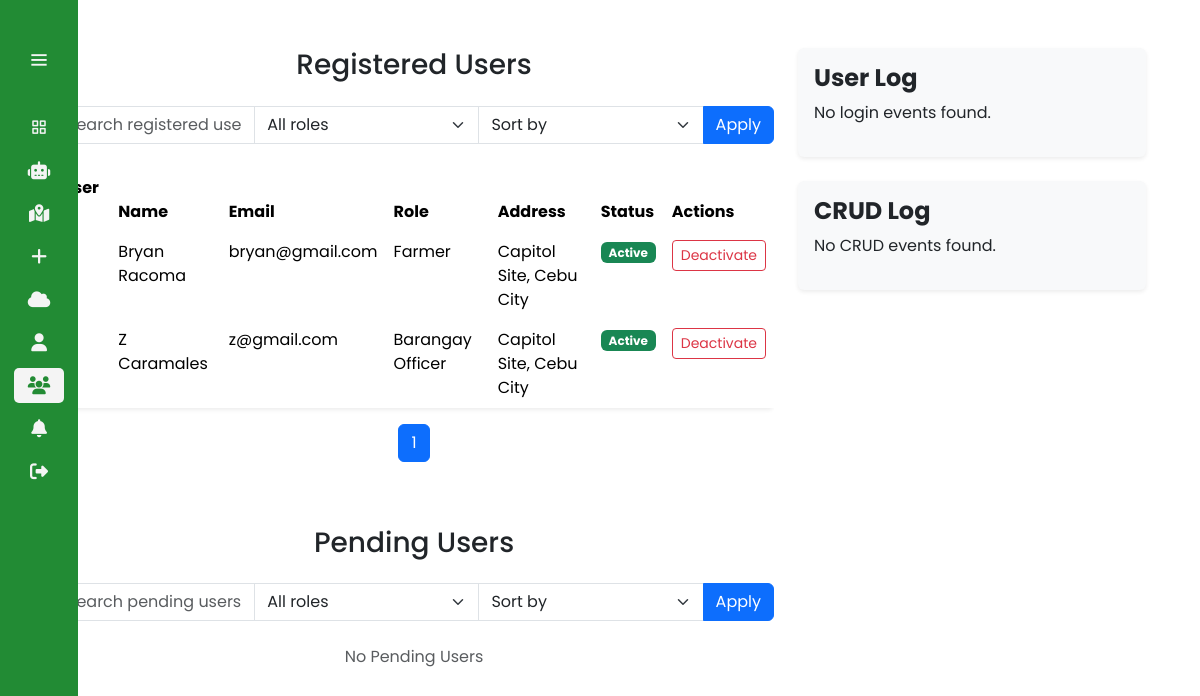
The page /user_management (signed in) on the database as committed earlier.
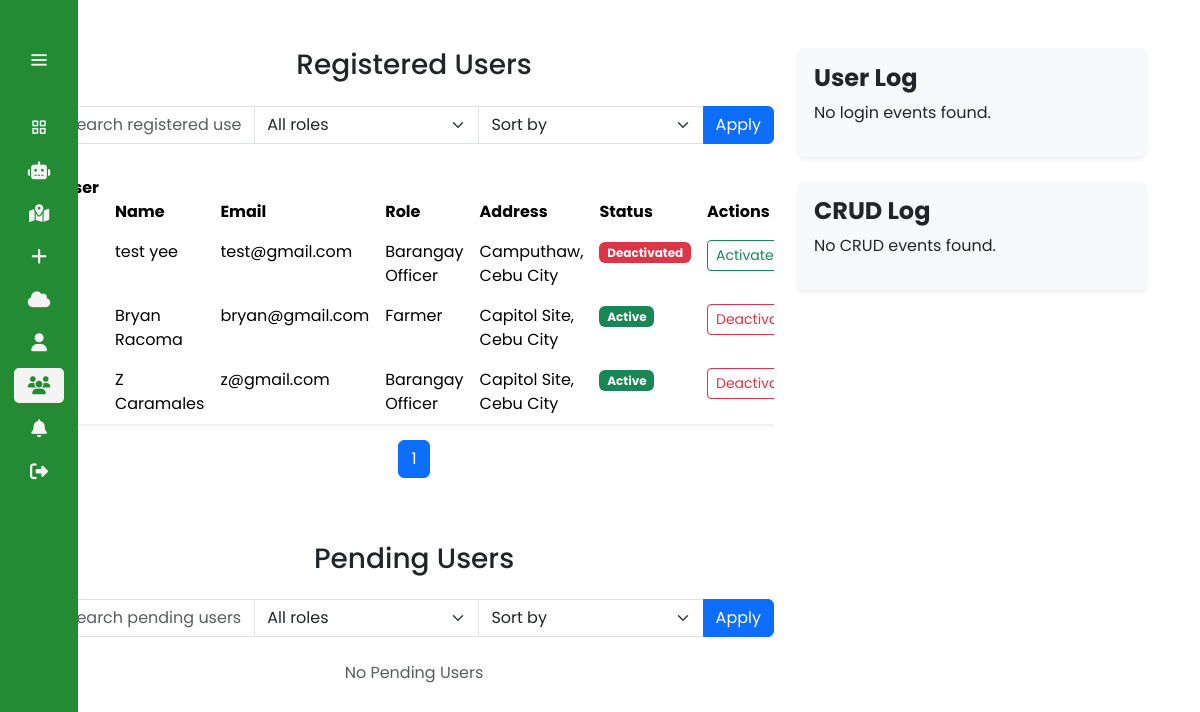
The same page on the database as committed later.
### app_agrosavvy/models.py (models this page shows, shortened)
class CustomUser(AbstractUser):
    email = models.EmailField(unique=True)
    firstname = models.CharField(max_length=30, blank=True)
    lastname = models.CharField(max_length=30, blank=True)
    date_of_birth = models.DateField(null=True, blank=True)
    profile_picture = models.ImageField(upload_to='profile_pictures/', null=True, blank=True)
    gender = models.ForeignKey(Gender, on_delete=models.SET_NULL, blank=True, null=True)
    useraddress = models.ForeignKey(UserAddress, on_delete=models.SET_NULL, null=True, blank=True)
    roleuser = models.ForeignKey(RoleUser, on_delete=models.SET_NULL, blank=True, null=True)
    active_status = models.BooleanField(default=True) #used custom instead of default is_active
    is_approved = models.BooleanField(default=False)
    request_date = models.DateTimeField(auto_now_add=True)
    approved_date = models.DateTimeField(null=True, blank=True)
    approved_by = models.ForeignKey(settings.AUTH_USER_MODEL, null=True, blank=True, on_delete=models.SET_NULL, related_name='approved_users')
    class Meta:
        ordering = ['-approved_date']

class UserAddress(models.Model):
    USERADDRESS_CHOICES = [
        ("Adlaon, Cebu City", "Adlaon, Cebu City"),
        ("Agsungot, Cebu City", "Agsungot, Cebu City"),
        ("Apas, Cebu City", "Apas, Cebu City"),
        ("Babag, Cebu City", "Babag, Cebu City"),
        ("Bacayan, Cebu City", "Bacayan, Cebu City"),
        ("Banilad, Cebu City", "Banilad, Cebu City"),
        ("Basak Pardo, Cebu City", "Basak Pardo, Cebu City"),
        ("Busay, Cebu City", "Busay, Cebu City"),
        ("Calamba, Cebu City", "Calamba, Cebu City"),
        ("Cambinocot, Cebu City", "Cambinocot, Cebu City"),
        ("Camputhaw, Cebu City", "Camputhaw, Cebu City"),
        ("Capitol Site, Cebu City", "Capitol Site, Cebu City"),
        ("Carreta, Cebu City", "Carreta, Cebu City"),
        ("Central, Cebu City", "Central, Cebu City"),
        ("Cogon Pardo, Cebu City", "Cogon Pardo, Cebu City"),
        ("Cogon Ramos, Cebu City", "Cogon Ramos, Cebu City"),
        ("Day-as, Cebu City", "Day-as, Cebu City"),
        ("Duljo, Cebu City", "Duljo, Cebu City"),
        ("Ermita, Cebu City", "Ermita, Cebu City"),
        ("Guadalupe, Cebu City", "Guadalupe, Cebu City"),
        ("Guba, Cebu City", "Guba, Cebu City"),
        ("Hippodromo, Cebu City", "Hippodromo, Cebu City"),
        ("Inayawan, Cebu City", "Inayawan, Cebu City"),
        ("Kalubihan, Cebu City", "Kalubihan, Cebu City"),
        ("Kalunasan, Cebu City", "Kalunasan, Cebu City"),
        ("Kamagayan, Cebu City", "Kamagayan, Cebu City"),
        ("Kasambagan, Cebu City", "Kasambagan, Cebu City"),
        ("Kinasang-an Pardo, Cebu City", "Kinasang-an Pardo, Cebu City"),
        ("Labangon, Cebu City", "Labangon, Cebu City"),
        ("Lahug, Cebu City", "Lahug, Cebu City"),
        ("Lorega (Lorega San Miguel), Cebu City", "Lorega (Lorega San Miguel), Cebu City"),
        ("Lusaran, Cebu City", "Lusaran, Cebu City"),
        ("Luz, Cebu City", "Luz, Cebu City"),
        ("Mabini, Cebu City", "Mabini, Cebu City"),
        ("Mabolo, Cebu City", "Mabolo, Cebu City"),
        ("Malubog, Cebu City", "Malubog, Cebu City"),
        ("Mambaling, Cebu City", "Mambaling, Cebu City"),
        ("Pahina Central, Cebu City", "Pahina Central, Cebu City"),
        ("Pahina San Nicolas, Cebu City", "Pahina San Nicolas, Cebu City"),
        ("Pamutan, Cebu City", "Pamutan, Cebu City"),
        ("Pardo, Cebu City", "Pardo, Cebu City"),
        ("Pari-an, Cebu City", "Pari-an, Cebu City"),
        ("Paril, Cebu City", "Paril, Cebu City"),
        ("Pasil, Cebu City", "Pasil, Cebu City"),
        ("Pit-os, Cebu City", "Pit-os, Cebu City"),
        ("Pulangbato, Cebu City", "Pulangbato, Cebu City"),
        ("Pung-ol-Sibugay, Cebu City", "Pung-ol-Sibugay, Cebu City"),
        ("Punta Princesa, Cebu City", "Punta Princesa, Cebu City"),
        ("Quiot Pardo, Cebu City", "Quiot Pardo, Cebu City"),
        ("Sambag I, Cebu City", "Sambag I, Cebu City"),
        ("Sambag II, Cebu City", "Sambag II, Cebu City"),
        ("San Antonio, Cebu City", "San Antonio, Cebu City"),
        ("San Jose, Cebu City", "San Jose, Cebu City"),
        ("San Nicolas Central, Cebu City", "San Nicolas Central, Cebu City"),
        ("San Roque (Ciudad), Cebu City", "San Roque (Ciudad), Cebu City"),
        ("Santa Cruz, Cebu City", "Santa Cruz, Cebu City"),
        ("Sapangdaku, Cebu City", "Sapangdaku, Cebu City"),
        ("Sawang Calero, Cebu City", "Sawang Calero, Cebu City"),
        ("Sinsin, Cebu City", "Sinsin, Cebu City"),
        ("Sirao, Cebu City", "Sirao, Cebu City"),
        ("Suba Poblacion (Suba San Nicolas), Cebu City", "Suba Poblacion (Suba San Nicolas), Cebu City"),
        ("Sudlon I, Cebu City", "Sudlon I, Cebu City"),
        ("Sudlon II, Cebu City", "Sudlon II, Cebu City"),
        ("Tabunan, Cebu City", "Tabunan, Cebu City"),
        ("Tagbao, Cebu City", "Tagbao, Cebu City"),
        ("Talamban, Cebu City", "Talamban, Cebu City"),
        ("Taptap, Cebu City", "Taptap, Cebu City"),
        ("Tejero (Villa Gonzalo), Cebu City", "Tejero (Villa Gonzalo), Cebu City"),
        ("Tinago, Cebu City", "Tinago, Cebu City"),
        ("Tisa, Cebu City", "Tisa, Cebu City"),
        ("To-ong Pardo, Cebu City", "To-ong Pardo, Cebu City"),
        ("T. Padilla, Cebu City", "T. Padilla, Cebu City"),
        ("Zapatera, Cebu City", "Zapatera, Cebu City")
    ]
    useraddress_id = models.AutoField(primary_key=True)
    useraddress= models.CharField(max_length=100, choices=USERADDRESS_CHOICES)
    def __str__(self):
        return f"{self.useraddress}"
    class Meta:
        ordering = ['useraddress']

### app_agrosavvy/views.py (the view, shortened to what this page needs)
# urls.py: path('user_management', views.user_management, name='user_management'),
def user_management(request):
    if request.user.is_authenticated and request.user.roleuser.roleuser in ["da_admin", "brgy_officer"]:
        user_role = request.user.roleuser.roleuser
        user_barangay = request.user.useraddress.useraddress.split(',')[0].strip() if user_role == "brgy_officer" else None
        registered_search_query = request.GET.get('registered_search', '')
        registered_filter_type = request.GET.get('registered_filter', '')
        registered_sort_by = request.GET.get('registered_sort', '')
        if user_role == "da_admin":
            registered_users = CustomUser.objects.exclude(roleuser__roleuser="da_admin").exclude(is_superuser=True)
        else:  # brgy_officer
            registered_users = CustomUser.objects.filter(
                useraddress__useraddress__startswith=user_barangay,
                roleuser__roleuser="farmer"
            )
        if registered_filter_type and user_role == "da_admin":
            registered_users = registered_users.filter(roleuser__roleuser=registered_filter_type)
        if registered_sort_by:
            registered_users = registered_users.order_by(registered_sort_by)
        pending_search_query = request.GET.get('pending_search', '')
        pending_filter_type = request.GET.get('pending_filter', '')
        pending_sort_by = request.GET.get('pending_sort', '')
        if user_role == "da_admin":
            pending_users = PendingUser.objects.exclude(roleuser__roleuser="da_admin").filter(is_disapproved=False)
        else:  # brgy_officer
            pending_users = PendingUser.objects.filter(
                useraddress__useraddress__startswith=user_barangay,
                roleuser__roleuser="farmer", is_disapproved=False
            )
        if pending_filter_type and user_role == "da_admin":
            pending_users = pending_users.filter(roleuser__roleuser=pending_filter_type, is_disapproved=False)
        if pending_sort_by:
            pending_users = pending_users.order_by(pending_sort_by)
        registered_paginator = Paginator(registered_users, 4)
        registered_page_number = request.GET.get("registered_page")
        registered_users_page_obj = registered_paginator.get_page(registered_page_number)
        pending_paginator = Paginator(pending_users, 4)
        pending_page_number = request.GET.get("pending_page")
        pending_users_page_obj = pending_paginator.get_page(pending_page_number)
        if user_role == "da_admin":
            login_events = LoginEvent.objects.all().order_by('-datetime')
            crud_events = CRUDEvent.objects.all().order_by('-datetime')
        context = {
            "registered_users": registered_users,
            "registered_users_page_obj": registered_users_page_obj,
            "pending_users": pending_users,
            "pending_users_page_obj": pending_users_page_obj,
            "login_events": login_events,
            "crud_events": crud_events,
            "registered_search_query": registered_search_query,
            "registered_filter_type": registered_filter_type,
            "registered_sort_by": registered_sort_by,
            "pending_search_query": pending_search_query,
            "pending_filter_type": pending_filter_type,
            "pending_sort_by": pending_sort_by,
            "user_role": user_role,
        }
        return render(request, "app_agrosavvy/user_management.html", context)
    else:
        return redirect("forbidden")

### app_agrosavvy/templates/app_agrosavvy/user_management.html (shortened to what the changed rows need)
{% extends 'base.html' %}
{% load static %}
{% block content %}
<div class="container mt-5">
    <div class="row">
        <div class="col-md-8">
            <div class="table-responsive">
                {% if registered_users %}
                <table class="table table-borderless shadow-sm rounded">
                    <thead class="bg-dark text-white">
                        <tr>
                            <th>User ID</th>
                            <th>Name</th>
                            <th>Email</th>
                            <th>Role</th>
                            <th>Address</th>
                            <th>Status</th>
                            <th>Actions</th>
                        </tr>
                    </thead>
                    <tbody>
                        {% for registered_user in registered_users_page_obj %}
                        <tr>
                            <td>{{ registered_user.id }}</td>
                            <td>{{ registered_user.firstname }} {{ registered_user.lastname }}</td>
                            <td>{{ registered_user.email }}</td>
                            <td>
                                {% if registered_user.roleuser.roleuser == "farmer" %}
                                Farmer
                                {% elif registered_user.roleuser.roleuser == "brgy_officer" %}
                                Barangay Officer
                                {% else %}
                                Unknown
                                {% endif %}
                            </td>
                            <td>{{ registered_user.useraddress }}</td>
                            <td>
                                {% if registered_user.active_status %}
                                <span class="badge bg-success">Active</span>
                                {% else %}
                                <span class="badge bg-danger">Deactivated</span>
                                {% endif %}
                            </td>
                            <td>
                                <div class="btn-group">
                                    {% if registered_user.active_status %}
                                    <form method="post" action="{% url 'admin_deactivate_account' registered_user.id %}" onsubmit="confirmDeactivation(event)">
                                        <button type="submit" class="btn btn-sm btn-outline-danger" onclick="return confirm('Are you sure you want to deactivate this user?')">Deactivate</button>
                                    </form>
                                    {% else %}
                                    <form method="post" action="{% url 'admin_activate_account' registered_user.id %}" onsubmit="confirmActivation(event)">
                                        <button type="submit" class="btn btn-sm btn-outline-success" onclick="return confirm('Are you sure you want to activate this user?')">Activate</button>
                                    </form>
                                    {% endif %}
                                </div>
                            </td>
                        </tr>
                        {% endfor %}
                    </tbody>
                </table>
                <nav aria-label="Page navigation" class="mt-3">
                    <ul class="pagination justify-content-center">
                        {% for num in registered_users_page_obj.paginator.page_range %}
                        <li class="page-item {% if registered_users_page_obj.number == num %}active{% endif %}">
                            <a class="page-link" href="?registered_page={{ num }}&registered_search={{ registered_search_query }}&registered_filter={{ registered_filter_type }}&registered_sort={{ registered_sort_by }}">{{ num }}</a>
                        </li>
                        {% endfor %}
                    </ul>
                </nav>
                {% else %}
                <p class="text-muted text-center">No Registered Users</p>
                {% endif %}
            </div>
        </div>
    </div>
</div>
{% endblock %}

Rows that differ between the two databases and show on the page:
added CustomUser: firstname "test", lastname "yee", email "test@gmail.com", shows "Barangay Officer", useraddress "Camputhaw, Cebu City", active_status "Deactivated"
